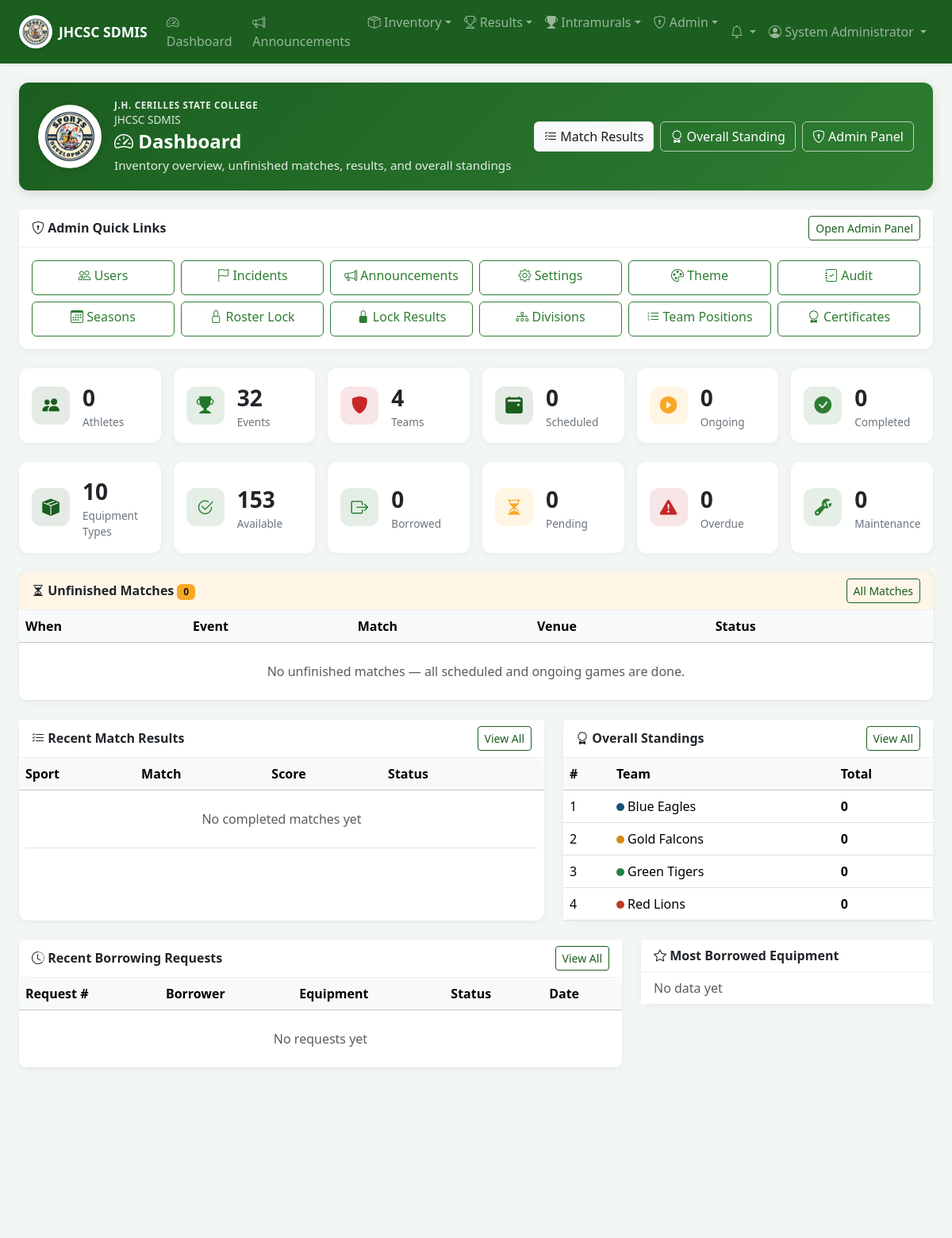
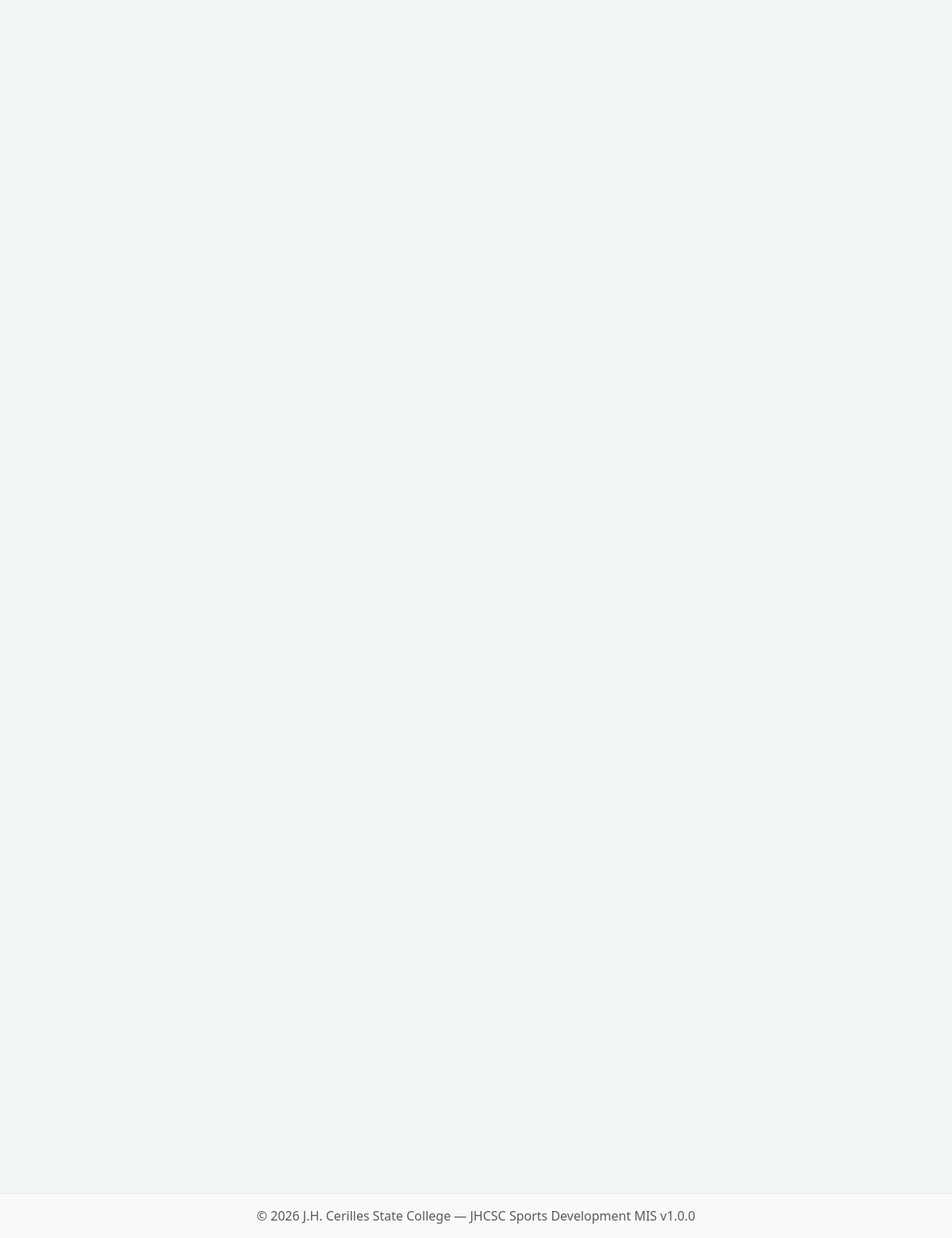
/dashboard.php (signed in), run on the app's committed database (2 pictures, top to bottom).
### tables this page shows
CREATE TABLE IF NOT EXISTS intramural_teams (
    id INT AUTO_INCREMENT PRIMARY KEY,
    name VARCHAR(100) NOT NULL,
    short_name VARCHAR(30) DEFAULT NULL,
    color VARCHAR(20) DEFAULT '#1a5276',
    logo VARCHAR(255) DEFAULT NULL,
    department VARCHAR(100) DEFAULT NULL,
    division_id INT DEFAULT NULL,
    coach_name VARCHAR(100) DEFAULT NULL,
    unit_manager_id INT DEFAULT NULL,
    coach_user_id INT DEFAULT NULL,
    description TEXT,
    is_active TINYINT(1) NOT NULL DEFAULT 1,
    created_at TIMESTAMP DEFAULT CURRENT_TIMESTAMP,
    updated_at TIMESTAMP DEFAULT CURRENT_TIMESTAMP ON UPDATE CURRENT_TIMESTAMP,
    UNIQUE KEY uq_team_name (name),
    FOREIGN KEY (division_id) REFERENCES intramural_divisions(id) ON DELETE SET NULL
);

### dashboard.php (the view, shortened to what the rows shown need)
<?php
require_once __DIR__ . '/includes/auth.php';
$showInventory = canViewInventoryDashboard();
$showCompetition = canViewCompetitionDashboard();
$showCoachPanel = isCoach() && !canManageIntramurals();
$overallStandings = [];
$isTmDashboard = isTournamentManager() && !canManageIntramurals();
$showUnfinishedMatches = false;
try {
    if ($showCompetition) {
        $showUnfinishedMatches = $isTmDashboard || isAdmin();
        $overallData = computeOverallStandings();
        $overallStandings = array_slice($overallData['standings'], 0, 8);
    }
} catch (Throwable $e) {
}
require_once __DIR__ . '/includes/header.php';
$dashboardSubtitle = 'Welcome back, ' . ($_SESSION['user_name'] ?? '');
if (isSecretariat()) {
    $dashboardSubtitle = 'Match results, overall standings, and competition management';
} elseif (isPublication()) {
    $dashboardSubtitle = 'View match results and overall standings';
} elseif (isTournamentManager() && !canManageIntramurals()) {
    $dashboardSubtitle = 'Unfinished matches, results, and standings for your assigned events';
} elseif (hasRole('unit_manager')) {
    $dashboardSubtitle = 'Team management, match results, and overall standings';
} elseif (isAdmin()) {
    $dashboardSubtitle = 'Inventory overview, unfinished matches, results, and overall standings';
} elseif (canManageIntramurals()) {
    $dashboardSubtitle = 'Inventory overview, match results, and overall standings';
} elseif ($showCoachPanel) {
    $dashboardSubtitle = hasCoachAssignments()
        ? 'Your assigned teams and events'
        : 'No event assignments yet — ask your unit manager to assign you';
}
$dashboardActions = '';
if ($showCompetition) {
    $dashboardActions .= '<a href="' . BASE_URL . '/intramurals/matches/index.php" class="btn btn-light"><i class="bi bi-list-check"></i> Match Results</a>';
    $dashboardActions .= '<a href="' . BASE_URL . '/intramurals/standings/overall.php" class="btn btn-outline-light"><i class="bi bi-award"></i> Overall Standing</a>';
}
if (isAdmin()) {
    $dashboardActions .= '<a href="' . BASE_URL . '/admin/index.php" class="btn btn-outline-light"><i class="bi bi-shield-lock"></i> Admin Panel</a>';
}
echo renderDashboardHero('Dashboard', $dashboardSubtitle, [
    'icon' => 'bi-speedometer2',
    'actions' => $dashboardActions,
]);
?>
<?php if ($showUnfinishedMatches): ?>
<div class="card mb-4 border-warning">
    <div class="card-body p-0">
        <div class="table-responsive">
            <table class="table table-hover mb-0 align-middle">
                <thead class="table-light">
                    <tr>
                        <th>When</th>
                        <th>Event</th>
                        <th>Match</th>
                        <th>Venue</th>
                        <th>Status</th>
                        <th></th>
                    </tr>
                </thead>
            </table>
        </div>
    </div>
</div>
<?php endif; ?>
<div class="row g-4">
    <?php if ($showCompetition): ?>
    <div class="col-lg-7">
        <div class="card h-100">
            <div class="card-body p-0">
                <div class="table-responsive">
                    <table class="table table-hover mb-0">
                        <thead class="table-light">
                            <tr>
                                <th>Sport</th>
                                <th>Match</th>
                                <th>Score</th>
                                <th>Status</th>
                                <th></th>
                            </tr>
                        </thead>
                    </table>
                </div>
            </div>
        </div>
    </div>
    <div class="col-lg-5">
        <div class="card h-100">
            <div class="card-body p-0">
                <table class="table mb-0">
                    <thead class="table-light"><tr><th>#</th><th>Team</th><th>Total</th></tr></thead>
                    <tbody>
                        <?php if (empty($overallStandings)): ?>
                        <tr><td colspan="3" class="text-muted text-center py-4">No standings yet</td></tr>
                        <?php else: ?>
                        <?php foreach ($overallStandings as $row): ?>
                        <tr>
                            <td><?= (int) $row['rank'] ?></td>
                            <td>
                                <span style="display:inline-block;width:10px;height:10px;border-radius:50%;background:<?= sanitize($row['color']) ?>"></span>
                                <?= sanitize($row['team_name']) ?>
                            </td>
                            <td><strong><?= (int) $row['total'] ?></strong></td>
                        </tr>
                        <?php endforeach; ?>
                        <?php endif; ?>
                    </tbody>
                </table>
            </div>
        </div>
    </div>
    <?php endif; ?>
</div>
<?php if ($showInventory): ?>
<div class="row g-4 mt-0">
    <div class="col-lg-8">
        <div class="card">
            <div class="card-body p-0">
                <div class="table-responsive">
                    <table class="table table-hover mb-0">
                        <thead class="table-light">
                            <tr>
                                <th>Request #</th>
                                <th>Borrower</th>
                                <th>Equipment</th>
                                <th>Status</th>
                                <th>Date</th>
                            </tr>
                        </thead>
                    </table>
                </div>
            </div>
        </div>
    </div>
</div>
<?php endif; ?>
<?php require_once __DIR__ . '/includes/footer.php'; ?>

### data on the page
intramural_teams: rank "1", name "Blue Eagles", total "0"
intramural_teams: rank "2", name "Gold Falcons", total "0"
intramural_teams: id "3", name "Green Tigers", total "0"
intramural_teams: rank "4", name "Red Lions", total "0"

### other printed values
APP_SHORT_NAME "JHCSC SDMIS"
$entry['label'] "Dashboard"
$entry['label'] "Announcements"
$entry['label'] "Inventory"
$entry['label'] "Results"
$entry['label'] "Intramurals"
$entry['label'] "Admin"
$_SESSION['user_name'] "System Administrator"
$campus "J.H. CERILLES STATE COLLEGE"
$appName "JHCSC SDMIS"
$titleSafe "Dashboard"
$subtitleSafe "Inventory overview, unfinished matches, results, and overall standings"
$link['label'] "Users"
$link['label'] "Incidents"
$link['label'] "Announcements"
